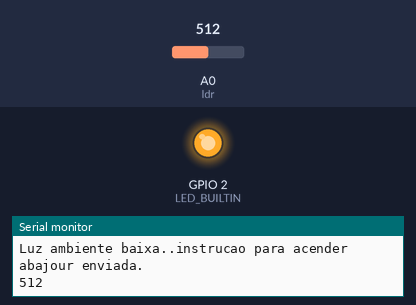
Recording of a sketch running on a simulated ESP8266 (NodeMCU). Shown: output pins drawn as LEDs (lit = HIGH, except the on-board LED, lit = LOW), the last lines printed to the serial monitor. The inputs (shaded band) are chosen by the test bench; at power-on: A0 (ldr) = 512. WiFi joins after 1.5 s; servers stay silent unless stated; no MQTT or app messages arrive unless stated.

Above: at 2.7 s.
2.8 s: A0 (ldr) set to 492
At 4.0 s:
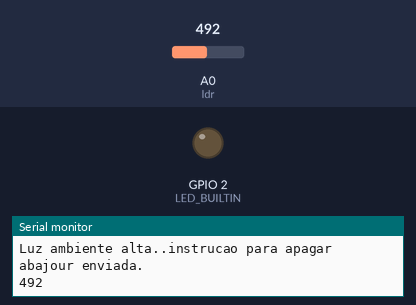
4.3 s: A0 (ldr) set to 510
At 5.4 s:
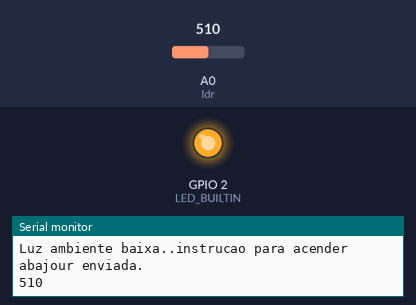
5.8 s: A0 (ldr) set to 490
At 6.5 s:
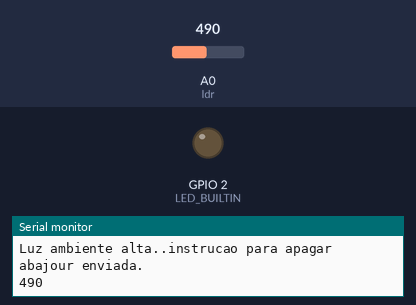
Timing chart, 0 to 8.8 s (numbered marks = the images above; inputs shaded):
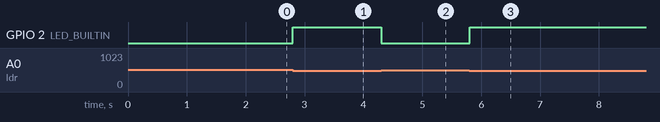

Measured:
- the behaviour switches between 500 and 499 on A0 (ldr) (found by bisection; images 0 and 1)
- after the input at 2.8 s, GPIO 2 (LED_BUILTIN): LOW → HIGH at once
- after the input at 4.3 s, GPIO 2 (LED_BUILTIN): HIGH → LOW at once
- after the input at 5.8 s, GPIO 2 (LED_BUILTIN): LOW → HIGH at once

The sketch:

NodeMcu_WiFi_MQTT_-_1_-_TRANSMISSOR.ino
```cpp
/*
Este código fonte tem por objetivo integrar o componente IOT transmissor com o broker.
Ele possibilitará:
1 - Recuperar a leitura dos parâmetros de luminisidade através do sensor LDR presente no esquema;
2 - Ler estes parâmetros para tomada de decisão;
3 - Enviar dados para o Broker de acordo com leitura e decisão dos parâmetros;
4 - Monitorar os parâmetros em real time;
Obs: para que fosse possível desenvolver este projeto, eu utilizei como exemplo o código fonte localizado em
Arquivo>Exemplos>PubSubClient>mqtt_esp8266, da biblioteca PubSubClient”, feita por Nick O’Leary, que mostra
como manter uma conexão com o broker MQTT.
*/

#include <ESP8266WiFi.h>
#include <PubSubClient.h>

// Definição da porta do sensor LDR e da variável de leitura
int ldr = A0; // Atribui A0 a variável LDR (sensor de luminosidade)
int valorldr = 0; // Variável que receberá o valor do sensor LDR
bool status =  false;// true - ACESO // false - APAGADO
bool statusAnterior = false; // true - ACESO // false - APAGADO

//WiFi
const char* SSID = "VIVOFIBRA-122-2G"; // NOME DA REDE WIFI
const char* PASSWORD = "Abacaxi000"; //SENHA DA REDE WIFI
WiFiClient wifiClient;

//MQTT Server
const char* BROKER_MQTT = "broker.mqtt-dashboard.com"; // "mqtt.eclipseprojects.io"; //URL do broker MQTT
int BROKER_PORT = 1883; // Porta do Broker MQTT

// Identificadores dos meus sensores no Broker MQTT
#define ID_MQTT  "SENSOR" //ID do sensor LDR
#define TOPIC_PUBLISH "IOTMACKENZIE" //ID do tópico
PubSubClient MQTT(wifiClient); // Instancia o Cliente MQTT passando o objeto espClient

//Declaração das Funções
void mantemConexoes(); //Garante que as conexoes com WiFi e MQTT Broker se mantenham ativas
void conectaWiFi(); //Faz conexão com WiFi
void conectaMQTT(); //Faz conexão com Broker MQTT
void enviaPacote();

void setup() {
  pinMode(ldr, INPUT);
  pinMode(LED_BUILTIN, OUTPUT);
  Serial.begin(9600);

  conectaWiFi();
  MQTT.setServer(BROKER_MQTT, BROKER_PORT);
}

void loop() {
  mantemConexoes();
  enviaValores();
  MQTT.loop();
}

void mantemConexoes() {
    if (!MQTT.connected()) {
       conectaMQTT();
    }

    conectaWiFi(); //se não há conexão com o WiFI, a conexão é refeita
}

void conectaWiFi() {

  if (WiFi.status() == WL_CONNECTED) {
     return;
  }

  Serial.print("Conectando-se na rede: ");
  Serial.print(SSID);
  Serial.println("  Aguarde!");

  WiFi.begin(SSID, PASSWORD); // Conecta na rede WIFI
  while (WiFi.status() != WL_CONNECTED) {
      delay(100);
      Serial.print(".");
  }

  Serial.println();
  Serial.print("Conectado com sucesso, na rede: ");
  Serial.print(SSID);
  Serial.print("  IP obtido: ");
  Serial.println(WiFi.localIP());
}

void conectaMQTT() {
    while (!MQTT.connected()) {
        Serial.print("Conectando ao Broker MQTT: ");
        Serial.println(BROKER_MQTT);
        if (MQTT.connect(ID_MQTT)) {
            Serial.println("Conectado ao Broker com sucesso!");
        }
        else {
            Serial.println("Noo foi possivel se conectar ao broker.");
            Serial.println("Nova tentatica de conexao em 10s");
            delay(10000);
        }
    }
}

void enviaValores() {

  valorldr = analogRead(ldr);

  if((valorldr) > 500){ //Luz ambiente baixa

    if(status == false){ // Abajour apagado -> Envia instrução para acender
      MQTT.publish("IOTMACKENZIE", "1");
      digitalWrite(LED_BUILTIN, LOW);
      Serial.println("Luz ambiente baixa..instrucao para acender abajour enviada.");
      Serial.println(valorldr);
      delay(1000);
      statusAnterior = status;
      status = true;
    }

  }

  else if((valorldr) < 500){ //Luz ambiente alta

    if(status == true){  // Abajour ligado -> Envia instrução para apagar
      MQTT.publish("IOTMACKENZIE", "0");
      Serial.println("Luz ambiente alta..instrucao para apagar abajour enviada.");
      Serial.println(valorldr);
      digitalWrite(LED_BUILTIN, HIGH);
      delay(1000);
      statusAnterior = status;
      status = false;
    }

  }

}
```
